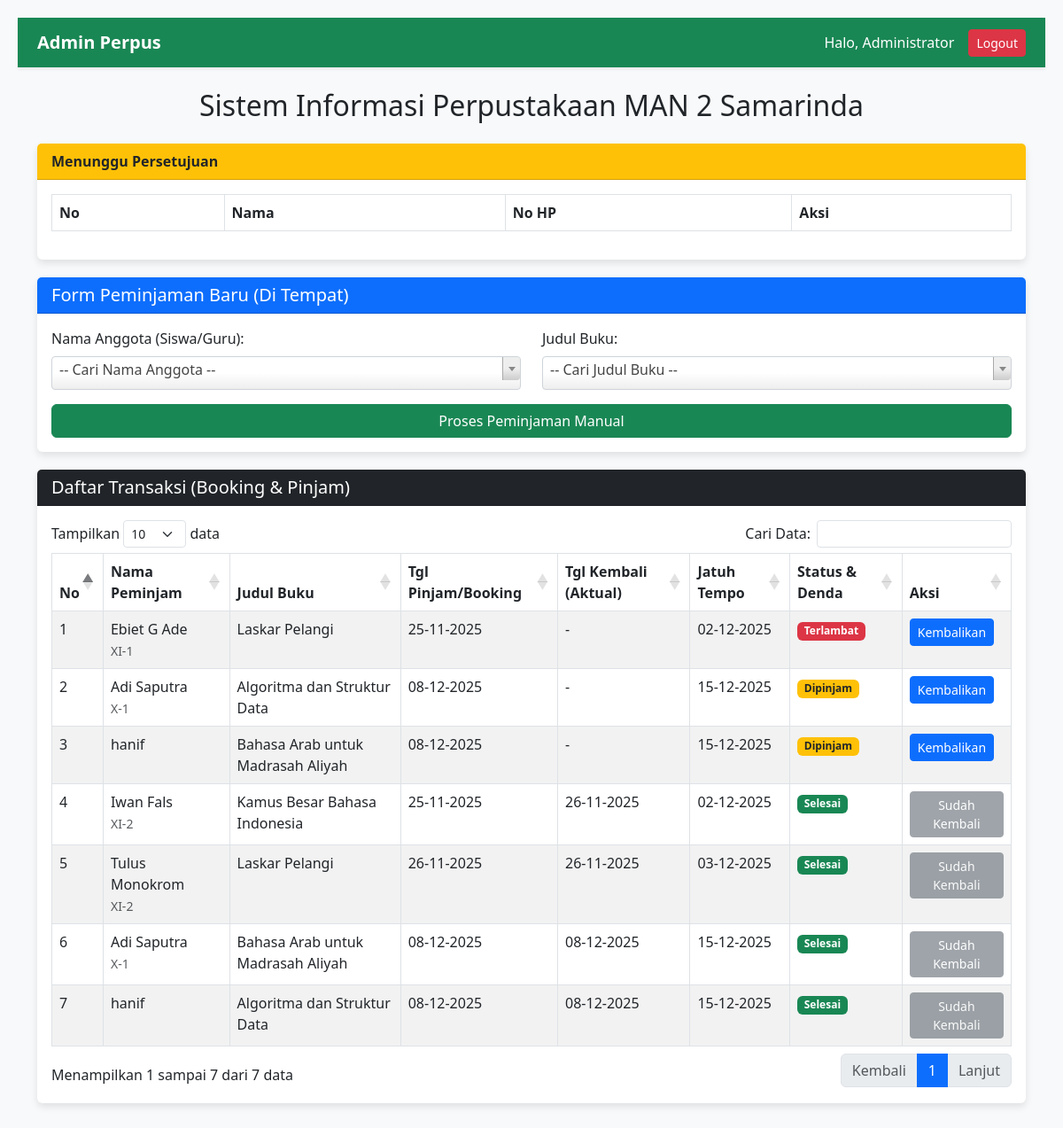
Page /dashboard_petugas.php (signed in) on the committed database.
### tables this page shows
CREATE TABLE `peminjaman` (
  `id_peminjaman` int(11) NOT NULL,
  `id_anggota` int(11) DEFAULT NULL,
  `id_buku` int(11) DEFAULT NULL,
  `id_petugas` int(11) DEFAULT NULL,
  `tanggal_pinjam` date NOT NULL,
  `tanggal_wajib_kembali` date NOT NULL,
  `tanggal_pengembalian` date DEFAULT NULL,
  `status` enum('Booking','Dipinjam','Selesai','Batal') DEFAULT 'Booking',
  `denda` decimal(10,2) DEFAULT 0.00
);

CREATE TABLE `anggota` (
  `id_anggota` int(11) NOT NULL,
  `nama_lengkap` varchar(100) NOT NULL,
  `tipe_anggota` enum('Siswa','Guru','Staf') NOT NULL,
  `kelas` varchar(20) DEFAULT NULL,
  `no_telepon` varchar(15) DEFAULT NULL,
  `password` varchar(255) NOT NULL DEFAULT '12345',
  `status_akun` enum('Aktif','Pending') DEFAULT 'Pending'
);

CREATE TABLE `buku` (
  `id_buku` int(11) NOT NULL,
  `judul_buku` varchar(200) NOT NULL,
  `penulis` varchar(100) DEFAULT NULL,
  `penerbit` varchar(100) DEFAULT NULL,
  `jumlah_total` int(11) NOT NULL,
  `jumlah_tersedia` int(11) NOT NULL,
  `id_kategori` int(11) DEFAULT NULL,
  `id_rak` int(11) DEFAULT NULL
);

### dashboard_petugas.php (the view, shortened to what this page needs)
<?php
include 'koneksi.php';
?>
<!DOCTYPE html>
<html lang="id">
<head>
    <link href="https://cdn.jsdelivr.net/npm/bootstrap@5.3.0/dist/css/bootstrap.min.css" rel="stylesheet">
    <link href="https://cdn.jsdelivr.net/npm/select2@4.1.0-rc.0/dist/css/select2.min.css" rel="stylesheet" />
    <link href="https://cdn.datatables.net/1.13.4/css/dataTables.bootstrap5.min.css" rel="stylesheet" />
    <link rel="stylesheet" href="style.css">
</head>
<body>
<nav class="navbar navbar-expand-lg navbar-dark bg-success mb-4 shadow-sm">
    <div class="container">
        <a class="navbar-brand fw-bold" href="#">Admin Perpus</a>
        <div class="d-flex align-items-center">
            <span class="text-white me-3">
                Halo, <?= $_SESSION['nama'] ?? 'Petugas' ?>
            </span>
            <a href="logout.php" class="btn btn-danger btn-sm" onclick="return confirm('Yakin ingin logout?')">Logout</a>
        </div>
    </div>
</nav>
<div class="container">
    <h2 class="text-center mb-4">Sistem Informasi Perpustakaan MAN 2 Samarinda</h2>
    <div class="card mt-4">
    <div class="card-header bg-warning">
        <strong>Menunggu Persetujuan</strong>
    </div>
    <div class="card-body">
        <table class="table table-bordered">
            <tr>
                <th>No</th>
                <th>Nama</th>
                <th>No HP</th>
                <th>Aksi</th>
            </tr>
        </table>
    </div>
</div>
    <div class="card">
        <div class="card-header bg-primary text-white">
            <h5 class="mb-0">Form Peminjaman Baru (Di Tempat)</h5>
        </div>
        <div class="card-body">
            <form method="POST" action="">
                <div class="row">
                    <div class="col-md-6 mb-3">
                        <label class="form-label">Nama Anggota (Siswa/Guru):</label>
                    </div>
                    <div class="col-md-6 mb-3">
                        <label class="form-label">Judul Buku:</label>
                    </div>
                </div>
                <button type="submit" name="pinjam" class="btn btn-success w-100">Proses Peminjaman Manual</button>
            </form>
        </div>
    </div>
    <div class="card">
        <div class="card-header bg-dark text-white">
            <h5 class="mb-0">Daftar Transaksi (Booking & Pinjam)</h5>
        </div>
        <div class="card-body">
            <div class="table-responsive">
                <table id="tabelPeminjaman" class="table table-striped table-hover table-bordered">
                    <thead>
                        <tr>
                            <th>No</th>
                            <th>Nama Peminjam</th>
                            <th>Judul Buku</th>
                            <th>Tgl Pinjam/Booking</th>
                            <th>Tgl Kembali (Aktual)</th>
                            <th>Jatuh Tempo</th>
                            <th>Status & Denda</th>
                            <th>Aksi</th>
                        </tr>
                    </thead>
                    <tbody>
                        <?php
                        $query = "SELECT p.*, a.nama_lengkap, a.kelas, a.tipe_anggota, b.judul_buku
                                  FROM peminjaman p
                                  JOIN anggota a ON p.id_anggota = a.id_anggota
                                  JOIN buku b ON p.id_buku = b.id_buku
                                  ORDER BY p.status ASC, p.tanggal_wajib_kembali ASC";
                        $result = mysqli_query($conn, $query);
                        $no = 1;
                        while ($row = mysqli_fetch_assoc($result)) {
                            $today = date('Y-m-d');
                            $status_label = '';
                            $tombol_aksi = '';
                            $info_denda = '';
                            $tgl_kembali_show = '-';
                            if($row['tanggal_pengembalian']) {
                                $tgl_kembali_show = date('d-m-Y', strtotime($row['tanggal_pengembalian']));
                            }
                            if ($row['status'] == 'Booking') {
                                $status_label = "<span class='badge bg-info text-dark'>Booking (Menunggu)</span>";
                                $tombol_aksi = "<a href='dashboard_petugas.php?aksi=ambil&id=".$row['id_peminjaman']."'
                                                class='btn btn-success btn-sm'
                                                onclick='return confirm(\"Konfirmasi: Siswa sudah mengambil buku?\")'>
                                                Konfirmasi Ambil</a>";
                            } elseif ($row['status'] == 'Dipinjam') {
                                if ($today > $row['tanggal_wajib_kembali']) {
                                    $status_label = "<span class='badge bg-danger'>Terlambat</span>";
                                } else {
                                    $status_label = "<span class='badge bg-warning text-dark'>Dipinjam</span>";
                                }
                                $tombol_aksi = "<a href='dashboard_petugas.php?aksi=kembali&id=".$row['id_peminjaman']."&id_buku=".$row['id_buku']."&tgl_wajib=".$row['tanggal_wajib_kembali']."'
                                                class='btn btn-primary btn-sm'
                                                onclick='return confirm(\"Proses pengembalian buku ini?\")'>
                                                Kembalikan</a>";
                            } else {
                                $status_label = "<span class='badge bg-success'>Selesai</span>";
                                $tombol_aksi = "<button class='btn btn-secondary btn-sm' disabled>Sudah Kembali</button>";
                            }
                            echo "<tr>";
                            echo "<td>" . $no++ . "</td>";
                            echo "<td>" . $row['nama_lengkap'] . "<br><small class='text-muted'>".$row['kelas']."</small></td>";
                            echo "<td>" . $row['judul_buku'] . "</td>";
                            echo "<td>" . date('d-m-Y', strtotime($row['tanggal_pinjam'])) . "</td>";
                            echo "<td>" . $tgl_kembali_show . "</td>";
                            echo "<td>" . date('d-m-Y', strtotime($row['tanggal_wajib_kembali'])) . "</td>";
                            echo "<td>" . $status_label . $info_denda . "</td>";
                            echo "<td>" . $tombol_aksi . "</td>";
                            echo "</tr>";
                        }
                        ?>
                    </tbody>
                </table>
            </div>
        </div>
    </div>
</div>
</body>
</html>

### style.css (style rules this page uses)
body { background-color: #f8f9fa; padding: 20px; }
.card { box-shadow: 0 4px 8px rgba(0,0,0,0.1); border: none; margin-bottom: 20px; }

### rows in the picture
peminjaman: id_anggota.nama_lengkap "Ebiet G Ade", id_anggota.kelas "XI-1", id_buku.judul_buku "Laskar Pelangi", tanggal_pinjam "25-11-2025", tgl_kembali_show "-", tanggal_wajib_kembali "02-12-2025", shows "Terlambat"
peminjaman: id_anggota.nama_lengkap "Adi Saputra", id_anggota.kelas "X-1", id_buku.judul_buku "Algoritma dan Struktur Data", tanggal_pinjam "08-12-2025", tgl_kembali_show "-", tanggal_wajib_kembali "15-12-2025", shows "Dipinjam"
peminjaman: id_anggota.nama_lengkap "hanif", id_buku.judul_buku "Bahasa Arab untuk Madrasah Aliyah", tanggal_pinjam "08-12-2025", tgl_kembali_show "-", tanggal_wajib_kembali "15-12-2025", shows "Dipinjam"
peminjaman: id_anggota.nama_lengkap "Iwan Fals", id_anggota.kelas "XI-2", id_buku.judul_buku "Kamus Besar Bahasa Indonesia", tanggal_pinjam "25-11-2025", tanggal_pengembalian "26-11-2025", tanggal_wajib_kembali "02-12-2025", status "Selesai"
peminjaman: id_anggota.nama_lengkap "Tulus Monokrom", id_anggota.kelas "XI-2", id_buku.judul_buku "Laskar Pelangi", tanggal_pinjam "26-11-2025", tanggal_pengembalian "26-11-2025", tanggal_wajib_kembali "03-12-2025", status "Selesai"
peminjaman: id_anggota.nama_lengkap "Adi Saputra", id_anggota.kelas "X-1", id_buku.judul_buku "Bahasa Arab untuk Madrasah Aliyah", tanggal_pinjam "08-12-2025", tanggal_pengembalian "08-12-2025", tanggal_wajib_kembali "15-12-2025", status "Selesai"
peminjaman: id_anggota.nama_lengkap "hanif", id_buku.judul_buku "Algoritma dan Struktur Data", tanggal_pinjam "08-12-2025", tanggal_pengembalian "08-12-2025", tanggal_wajib_kembali "15-12-2025", status "Selesai"

### other values in the picture
$_SESSION['nama'] "Administrator"
